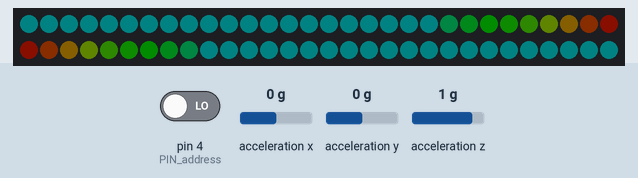
Recording of a sketch running on a simulated Arduino Uno, built with avr-gcc and run on an emulated ATmega328P. On the bench: 60 RGB LEDs in strip order, left to right, continuing on the next row. The inputs (shaded band) are chosen by the test bench; at power-on: acceleration y 0 g, acceleration z 1 g, acceleration x 0 g, pin 4 (PIN_address) LOW. Dim RGB values are drawn brighter than linear.

Above: at 1.57 s.
1.8 s: acceleration y set to -0.2 g
At 4.2 s:
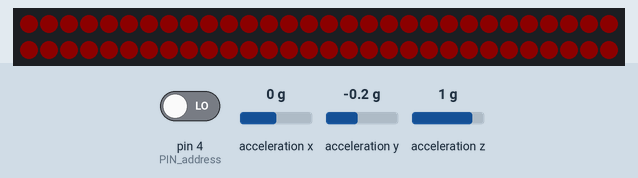
4.5 s: acceleration z set to -1.4 g
At 6.6 s:
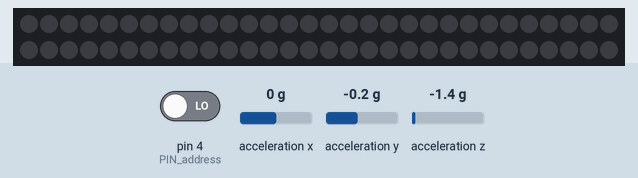
6.9 s: acceleration z set to -0.8 g
At 7.38 s:
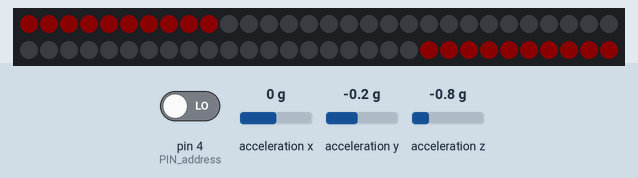
8.7 s: acceleration x set to -1.4 g
At 10.3 s:
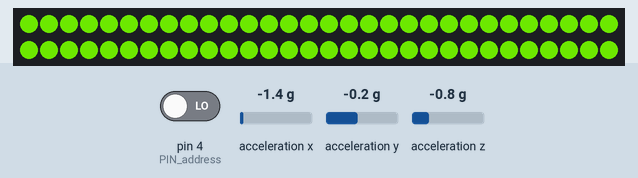
11.4 s: acceleration y set to -1.4 g
At 13.7 s:
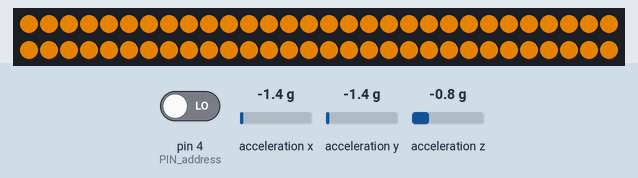
14.1 s: acceleration x set to 1.4 g
At 16.0 s:
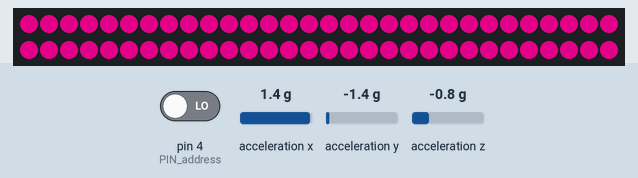
Timing chart, 0 to 17.5 s (numbered marks = the images above; inputs shaded):
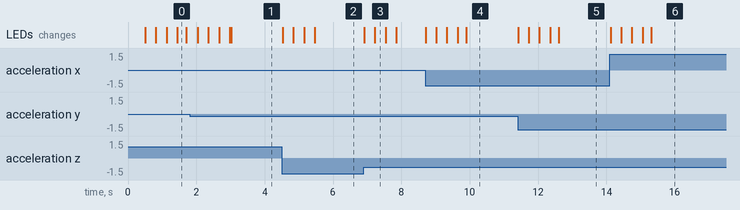

The sketch:

can_node.ino
```cpp
#include "mcp_can.h"
#include <SPI.h>
//#include <Adafruit_NeoPixel.h>
#include <Adafruit_DotStar.h>
#include <Wire.h>
#include <Adafruit_LIS3DH.h>
#include <Adafruit_Sensor.h>


// little script to enable reading of RAM remaining amount
#ifdef __arm__
// should use uinstd.h to define sbrk but Due causes a conflict
extern "C" char* sbrk(int incr);
#else  // __ARM__
extern char *__brkval;
#endif  // __arm__

int freeMemory() {
  char top;
#ifdef __arm__
  return &top - reinterpret_cast<char*>(sbrk(0));
#elif defined(CORE_TEENSY) || (ARDUINO > 103 && ARDUINO != 151)
  return &top - __brkval;
#else  // __arm__
  return __brkval ? &top - __brkval : &top - __malloc_heap_start;
#endif  // __arm__
}

// program setup
char state = 'r';

// CAN setup
#define extendedMode 0
uint8_t canMessage[5] = {0, 0, 0, 0, 0};
uint8_t incomingMessageLength = 0;
uint8_t incomingMessageBuffer[8];
uint8_t dataFromBase[8] = {0, 0, 0, 0, 0, 0, 0, 0};
const int SPI_CS_PIN = 10;
MCP_CAN CAN(SPI_CS_PIN);

// LED setup
#ifdef __AVR__
#include <avr/power.h>
#endif

#define NUMPIXELS      60
#define LED_DATAPIN    8
#define LED_CLOCKPIN   7
//Adafruit_NeoPixel strip = Adafruit_NeoPixel(NUMPIXELS, PIN_LED, NEO_GRB + NEO_KHZ800);
Adafruit_DotStar strip = Adafruit_DotStar(NUMPIXELS, LED_DATAPIN, LED_CLOCKPIN, DOTSTAR_BGR);

// Accel setup
Adafruit_LIS3DH lis = Adafruit_LIS3DH();


// address setup
const int PIN_address = 4;
uint8_t address = 0;


// display setup
uint32_t before[NUMPIXELS];
uint32_t current[NUMPIXELS];

#define HistoryLength 10

void setup()
{
  delay(500);
//  Serial.begin(115200);

  Serial.println(F("Node start"));


  // address init
  pinMode(PIN_address, INPUT);
  address = digitalRead(PIN_address) + 1; // base has the first address 0x00

  Serial.print("Node Id: ");
  Serial.println(address);

  // CAN init
  Serial.println(F("CAN init start"));
  if (CAN.begin(CAN_250KBPS) == CAN_OK)
  {
    Serial.println(F("CAN init ok"));
  }
  else Serial.println(F("CAN init fail!"));

  // LED init
#if defined (__AVR_ATtiny85__)
  if (F_CPU == 16000000) clock_prescale_set(clock_div_1);
#endif
  strip.begin();

  // Accel init
  if (! lis.begin(0x18)) {
    Serial.println(F("Accel init fail"));
  }
  Serial.println(F("Accel init ok"));
  lis.setRange(LIS3DH_RANGE_4_G);


  Serial.println(F("Done with init"));
}


uint32_t Wheel(byte WheelPos, float scale) {
  WheelPos = 255 - WheelPos;
  if (WheelPos < 85) {
    return strip.Color((255 - WheelPos * 3) * scale, 0, (WheelPos * 3) * scale);
  }
  if (WheelPos < 170) {
    WheelPos -= 85;
    return strip.Color(0, (WheelPos * 3) * scale, (255 - WheelPos * 3) * scale);
  }
  WheelPos -= 170;
  return strip.Color((WheelPos * 3) * scale, (255 - WheelPos * 3) * scale, 0);
}

float color_hx[HistoryLength];

void loop()
{
  //  // Receive data from base
  //  if (CAN_MSGAVAIL == CAN.checkReceive())
  //  {
  //    Serial.print(F("got message from CAN ID "));
  //    CAN.readMsgBuf(&incomingMessageLength, incomingMessageBuffer);
  //    uint32_t fromAddress = CAN.getCanId();
  //    uint8_t toAddress = incomingMessageBuffer[0];
  //    // if it's not a message for us, ignore it
  //    Serial.println(fromAddress);
  //    Serial.print(" for node ");
  //    Serial.println(toAddress);
  //    if (toAddress == address)
  //    {
  //
  //      // for now, just stay in "run" mode
  //      Serial.print(F("Rx "));
  //      Serial.print(incomingMessageLength);
  //      Serial.print(": ");
  //      for (uint8_t i = 0; i < incomingMessageLength; i++) {
  //        Serial.print(incomingMessageBuffer[i]);
  //        Serial.print(" ");
  //      }
  //      Serial.println();
  //
  //      switch (incomingMessageBuffer[1])
  //      {
  //        case 2:
  //          Serial.println(F("Got message from base"));
  //          state = 'r';
  //          for (uint8_t i = 2; i < incomingMessageLength; i++) {
  //            dataFromBase[i - 2] = incomingMessageBuffer[i];
  //          }
  //      }
  //    }
  //
  //  }

  state = 'r';

  switch (state)
  {
    case 'r':
      //      Serial.println("State: run");
      // read accelerometer
      sensors_event_t event;
      lis.getEvent(&event);


      // setup data to send to base
      float scale = 20;
      float baseline = 128;
      canMessage[1] = baseline + scale * event.acceleration.x;
      canMessage[2] = baseline + scale * event.acceleration.y;
      canMessage[3] = baseline + scale * (event.acceleration.z - 9.8);

      /*
        message format:
        messageType, [data]

        messageType: 0 "announce presence, wait for setup"
        messageType: 1 "sensor data"
        data: {x, y, z} from accelerometer
        messageType: 2 "feedback data"
        data: {h, l, s} or arbitrary numerical values
      */

      canMessage[0] = 1; // sensor data
      CAN.sendMsgBuf(address + 1, extendedMode, sizeof(canMessage), canMessage);


      // display code here:
      scale = 4;
      baseline = 0;
      //      uint8_t xValue = baseline + scale * abs(dataFromBase[0] - 128);
      //      uint8_t yValue = baseline + scale * abs(dataFromBase[1] - 128);
      //      uint8_t zValue = baseline + scale * abs(dataFromBase[2] - 128);


      //      float xAxis = event.acceleration.x;
      //      float yAxis = event.acceleration.y;
      //      float zAxis = event.acceleration.z;
      //      float pitch = atan(xAxis / sqrt(pow(yAxis, 2) + pow(zAxis, 2)));
      //      float roll = atan(yAxis / sqrt(pow(xAxis, 2) + pow(zAxis, 2)));
      //      //convert radians into degrees
      //      pitch = pitch * (180.0 / PI);
      //      roll = roll * (180.0 / PI) ;
      //
      //      uint8_t bValue = baseline + scale * abs(event.acceleration.x);
      //      uint8_t rValue = baseline + scale * abs(event.acceleration.y);
      //      uint8_t gValue = baseline + scale * abs(event.acceleration.z - 9.8);

      //      uint8_t bValue = baseline + scale * abs(pitch / 9);
      //      uint8_t rValue = baseline + scale * abs(event.acceleration.z - 9.8);
      //      uint8_t gValue = baseline + scale * abs(roll / 9);
      //
      //      Serial.print(pitch);
      //      Serial.print(' ');
      //      Serial.print(roll);
      //      Serial.println();


      float xAxis = event.acceleration.x;
      float yAxis = event.acceleration.y;
      float zAxis = event.acceleration.z - 9.8;
      float pitch = atan(xAxis / sqrt(pow(yAxis, 2) + pow(zAxis, 2))) * 1;
      float roll = atan(yAxis / sqrt(pow(xAxis, 2) + pow(zAxis, 2))) * 1;


      float angle = atan2(pitch, roll);
      // Lets assume for now that the angle is between -pi and pi
      float color_from_angle = (angle + PI) / (2 * PI) * 255;

      float my_color = 0.0;
      for (uint16_t i = 0; i < (HistoryLength - 1); i++) {
        color_hx[i] = color_hx[i + 1];
        my_color += color_hx[i];
      }
      color_hx[(HistoryLength - 1)] =  color_from_angle;
      my_color += color_from_angle;
      my_color /= HistoryLength;


      float max_theta = PI / 4;
      float displacement = acos(min(event.acceleration.z, 9.8) / 9.8) / max_theta;
      if (displacement > 1) {
        displacement = 1;
      }

//      Serial.print("pitch: "); Serial.print(pitch);
//      Serial.print("\troll: "); Serial.print(roll);
//      Serial.print("\tangle: "); Serial.print(angle);
//      Serial.print("\tmy_color: "); Serial.print(my_color);
//      Serial.print("\tDisplacement: "); Serial.print(displacement);

      //      Serial.print(rValue);
      //      Serial.print(' ');
      //      Serial.print(gValue);
      //      Serial.print(' ');
      //      Serial.print(bValue);
            Serial.println();


      //      for (uint16_t i = 0; i < strip.numPixels(); i++) {
      //        strip.setPixelColor(i, strip.Color(xValue, yValue, zValue));
      //      }
      //      strip.show();


      //      current[0] = strip.Color(rValue, gValue, bValue);
      current[0] = Wheel(my_color, displacement + .05);
      current[59] = current[0];
      for (uint8_t i = 1; i < NUMPIXELS / 2; i++) {
        current[i] = before[i - 1];
        current[(NUMPIXELS - i - 1)] = before[NUMPIXELS - i];
      }

      for (uint8_t i = 0; i < NUMPIXELS; i++) {
        //Serial.print("\t\tX: "); Serial.print(event.acceleration.x);
        //Serial.print("\t "); Serial.print(xValue);
        //Serial.print("\t "); Serial.print(current[0]);
        //Serial.print("\t "); Serial.print(current[1]);
        //Serial.print("\n");
        strip.setPixelColor(i, current[i]);
      }
      for (uint8_t i = 0; i < NUMPIXELS; i++) {
        before[i] = current[i];
      }
      strip.show();

      // END CASE 'r'
  }

  //  Serial.println(freeMemory());
  delay(25);
}
```

Measured:
- the behaviour switches between 0 and -0.1 g on acceleration y (found by bisection; images 0 and 1)
- after the input at 1.8 s, the LEDs: first change after 0.24 s (image 1 shows a later state)
- after the input at 4.5 s, the LEDs: first change at once (image 2 shows a later state)
- after the input at 6.9 s, the LEDs: first change at once (image 3 shows a later state)
- after the input at 8.7 s, the LEDs: first change at once (image 4 shows a later state)
- after the input at 11.4 s, the LEDs: first change at once (image 5 shows a later state)
- after the input at 14.1 s, the LEDs: first change at once (image 6 shows a later state)
